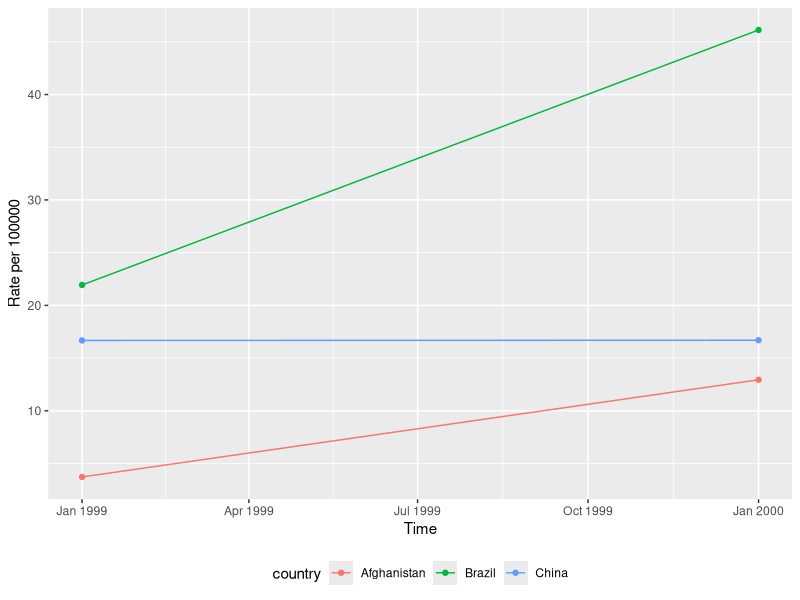

Write R code to recreate this figure.
## ---- chunk 1
#| label: setup
library(tidyverse)
## ---- chunk 2
#| paged.print: false
as_tibble(mtcars, rownames = "Models")
## ---- chunk 3
#| paged.print: false
table3
## ---- chunk 4
#| paged.print: false
table2
## ---- chunk 5
#| paged.print: false
table4a
## ---- chunk 6
#| paged.print: false
table4b
## ---- chunk 7
#| paged.print: false
table1
## ---- chunk 8
#| paged.print: false
# cases per 100.000
(table1 <- table1 %>% 
  mutate(
    rate = round((cases/population) * 100000,
                 digits = 3)
    ))
## ---- chunk 9
#| paged.print: false
table1 %>% 
  count(year, wt = cases)
## ---- chunk 10
#| paged.print: false
table1 %>% 
  group_by(year) |> 
  summarise(sum(cases))
## ---- chunk 11
# Some changes from Wicham
# embrace the pipe!
table1 %>% 
ggplot(mapping = aes(
  x = parse_date(
    as.character(year),
    format = "%Y"
    ),
  y = rate,
  colour = country
  )
  ) + 
  geom_line(mapping = aes(group = country)) + 
  geom_point() + 
  xlab("Time") +
  ylab("Rate per 100000") +
  theme(legend.position = "bottom")
## ---- chunk 12
table4a
## ---- chunk 13
#| paged.print: false
tidy4a <- table4a %>% 
  pivot_longer(cols = -country,
               names_to = "year", 
               values_to = "cases")
tidy4a
## ---- chunk 14
#| paged.print: false
tidy4a <- table4a %>% 
  pivot_longer(cols = c(`1999`, `2000`),
               names_to = "year", 
               values_to = "cases")
tidy4a
## ---- chunk 15
#| paged.print: false
tidy4a <- table4a %>% 
  pivot_longer(cols = `1999`:`2000`,
               names_to = "year", 
               values_to = "cases")
tidy4a
